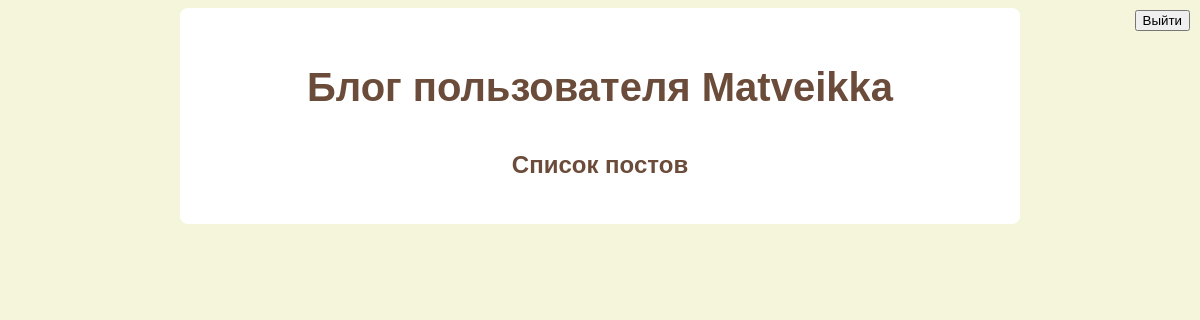
Page /home_page on the earlier database version.
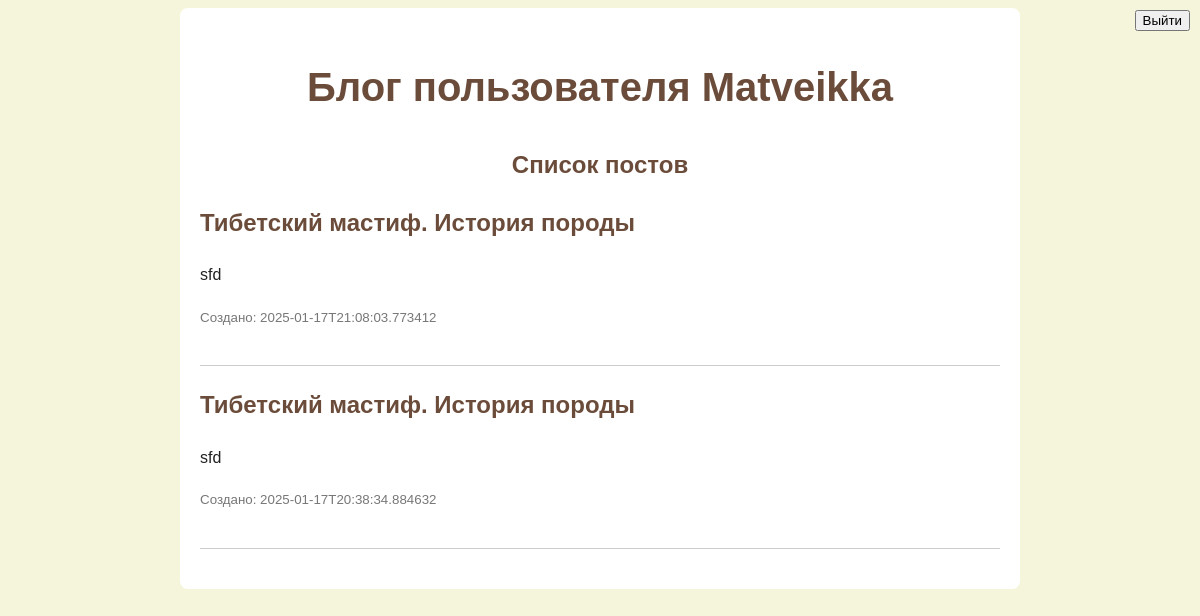
Same page on the later database version.
### tables this page shows
CREATE TABLE posts (id INTEGER PRIMARY KEY AUTOINCREMENT, title TEXT NOT NULL, rezume TEXT NOT NULL, info TEXT NOT NULL, created_at DATETIME DEFAULT CURRENT_TIMESTAMP, slug TEXT UNIQUE NOT NULL);

### Diplom_Flask/app.py (the view)
@app.route('/home_page')
def all_posts():
    conn = get_db_connection()
    posts = conn.execute('SELECT * FROM posts ORDER BY created_at DESC').fetchall()
    conn.close()
    is_superuser = current_user.is_superuser if current_user.is_authenticated else False
    return render_template('home.html', posts=posts, is_superuser=is_superuser)

### Diplom_Flask/app.py (called while the page is built)
@app.before_request
def before_first_request():
    global first_request
    if first_request:
        init_db()
        init_superuser()
        first_request = False

def get_db_connection():
    conn = sqlite3.connect('database.db')
    conn.row_factory = sqlite3.Row
    return conn

### Diplom_Flask/templates/home.html (shortened to what this page needs)
{% extends "base.html" %}
{% set show_header = True %}
{% block content %}
    <h2 class="centered">Список постов</h2>
    <button type="button" onclick="location.href='/'" class="logout-button">Выйти</button>
    {% for post in posts %}
        <div class="post">
            <h2><a href="/posts/{{ post['slug'] }}">{{ post['title'] }}</a></h2>
            <p>{{ post['rezume'] }}</p>
            <p><small>Создано: {{ post['created_at'] }}</small></p>
        </div>
    {% endfor %}
{% endblock %}

### Diplom_Flask/templates/base.html (shortened to what this page needs)
<!DOCTYPE html>
<html lang="ru">
<head>
    <link rel="stylesheet" href="/static/static.css">
</head>
<body>
    <div class="container">
        <header>
            {% if show_header %}
                <h1 class="centered">Блог пользователя Matveikka</h1>
            {% endif %}
        </header>
        <main>
            {% block content %}{% endblock %}
        </main>
    </div>
</body>
</html>

### Diplom_Flask/static/static.css (style rules this page uses)
body { font-family: Arial, sans-serif; background-color: #F5F5DC; color: #222; line-height: 1.6; }
.container { max-width: 800px; margin: 0 auto; padding: 20px; background-color: #fff; border-radius: 8px; }
header { text-align: center; margin-bottom: 10px; }
h1 { font-size: 2.5em; color: #6B4C3A; }
.post { border-bottom: 1px solid #ccc; margin-bottom: 20px; padding-bottom: 20px; }
.post h2 a { color: #6B4C3A; }
h2 { color: #6B4C3A; }
small { color: #777; }
.centered { text-align: center; }
a { color: #6B4C3A; text-decoration: none; }
.logout-button { position: absolute; top: 10px; right: 10px; }

Differences in the rows shown:
added posts: title "Тибетский мастиф. История породы", rezume "sfd", created_at "2025-01-17T21:08:03.773412"
added posts: title "Тибетский мастиф. История породы", rezume "sfd", created_at "2025-01-17T20:38:34.884632"
